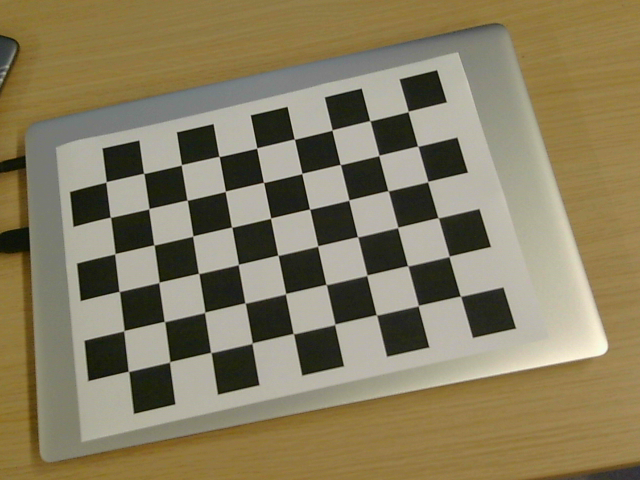
#> input picture output/intrinsics/image_1.png, 640 x 480 px; its folder holds only this picture in this run
$ python calibrate_intrinsics.py
#> lines starting #> are read from the running program, lines starting #| are printed output that depends on the picture; after the words box and inside, x2 and y2 are one past the last pixel; in counts of white or black regions, pixels touching at a corner belong together; long printed decimals are rounded
import cv2
import glob
import numpy as np
from pathlib import Path

# 使用的棋盘格内角点数量，等于方格数减去1
# 需要根据标定使用的棋盘格进行修改，棋盘格格子尺寸不影响相机内参的计算
chess_w = 9
chess_h = 6

# 存储角点在二维平面的坐标
objpoints = []
imgpoints = []
objp = np.zeros((chess_w * chess_h, 3), np.float32)
objp[:, :2] = np.mgrid[0:chess_w, 0:chess_h].T.reshape(-1, 2)

# 设置终止条件
criteria = (cv2.TERM_CRITERIA_EPS + cv2.TERM_CRITERIA_MAX_ITER, 30, 0.001)

# 设置采集的棋盘格图片路径
current_file = Path(__file__)
current_dir = current_file.resolve().parent
save_dir = str(current_dir) + "/output" + "/intrinsics/"
img_save_path = save_dir + "*.png"
images = glob.glob(img_save_path)

# 开始检测角点
time_pause = 2000  # 每张图片显示的时间(ms)
for fname in images:
    img = cv2.imread(fname)
#> img is the input picture: shape (480, 640, 3); mean B, G, R 95.3, 124.4, 134.7
    gray = cv2.cvtColor(img, cv2.COLOR_BGR2GRAY)
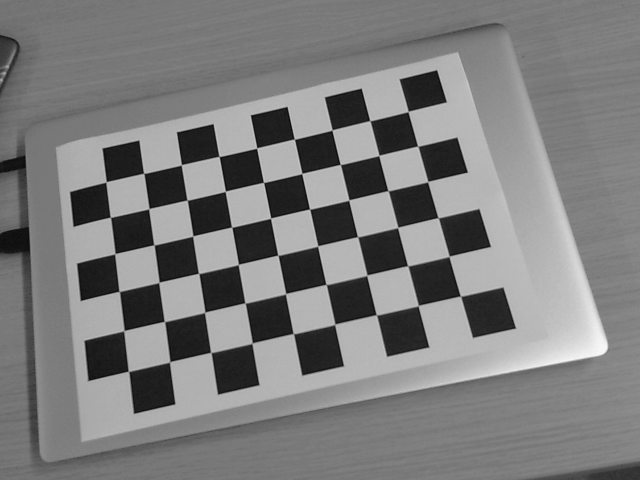
#> gray: shape (480, 640); min 12, max 246, mean 124.2
    ret, corners = cv2.findChessboardCorners(gray, (chess_w, chess_h), None)
#> ret = True; corners = 54 rows, first 8: [460.5, 296.1], [418.4, 305.6], [376.3, 314.7], [334.9, 324], [293.2, 333.5], [252.1, 343], [210.6, 352.4], [169.6, 361.9]

    if ret == True:
        objpoints.append(objp)
        corners2 = cv2.cornerSubPix(gray, corners, (11, 11), (-1, -1), criteria)
#> corners2 = 54 rows, first 8: [460.5, 296.1], [418.3, 305.6], [376.4, 314.8], [334.7, 324.3], [293.4, 333.6], [252.2, 343.2], [210.8, 352.5], [169.7, 361.9]
        imgpoints.append(corners)

        cv2.drawChessboardCorners(img, (chess_w, chess_h), corners2, ret)
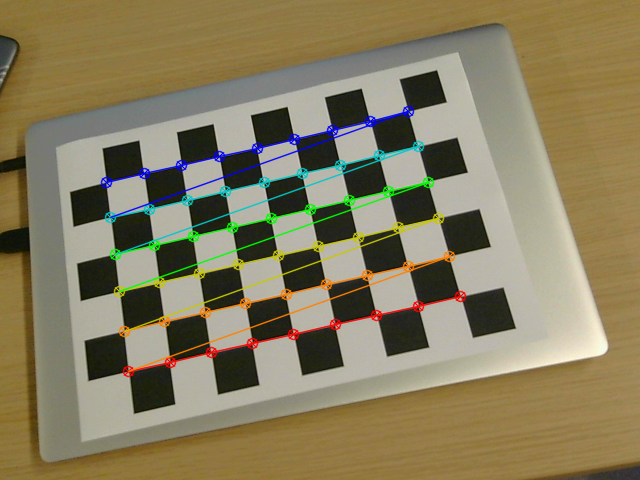
#> img: shape (480, 640, 3); 4.68% of pixels changed, all inside (x1, y1, x2, y2) = (100, 105, 467, 378)
        cv2.imshow("img", img)
        cv2.waitKey(time_pause)
    else:
        print("find no chessboard")

    cv2.destroyAllWindows()

# 计算相机内参
ret, mtx, dist, rvecs, tvecs = cv2.calibrateCamera(objpoints, imgpoints, gray.shape[::-1], None, None)
#> ret = 0.152; mtx = [[608.8, 0, 379.5], [0, 579.1, 177.5], [0, 0, 1]]; dist = [[0.137, -0.283, -0.0186, 0.013, 0.401]]; rvecs = ([0.0774, 0.429, 2.87],); tvecs = ([1.86, 2.89, 14.08],)

# 以字典的形式保存相机内参
intrinsics = {"mtx": mtx, "dist": dist}
#> intrinsics = {'mtx': [[608.8, 0, 379.5], [0, 579.1, 177.5], [0, 0, 1]], 'dist': [[0.137, -0.283, -0.0186, 0.013, 0.401]]}
save_file_path = save_dir + "intrinsics_params.npy"
np.save(save_file_path, intrinsics)


# 计算重投影误差
mean_error = 0
for i in range(len(objpoints)):
    imgpoints2, _ = cv2.projectPoints(objpoints[i], rvecs[i], tvecs[i], mtx, dist)
    error = cv2.norm(imgpoints[i], imgpoints2, cv2.NORM_L2)/len(imgpoints2)
    mean_error += error
#> this loop made 1 pass
#> (error, mean_error) on pass 1: (0.0206, 0.0206)
#> after the loop, mean_error = 0.0206
print("重投影平均误差:{}".format(mean_error/len(objpoints)))
#| 重投影平均误差:0.02063


print("去除畸变，显示校正后的图片")
h, w = gray.shape
#> h = 480; w = 640
newcameramtx, roi = cv2.getOptimalNewCameraMatrix(mtx, dist, (w, h), 0, (w, h))
#> newcameramtx = [[631, 0, 383.3], [0, 598.9, 172.4], [0, 0, 1]]; roi = (0, 0, 639, 479)
for fname in images:
    img = cv2.imread(fname)
    dst = cv2.undistort(img, mtx, dist, None, newcameramtx)
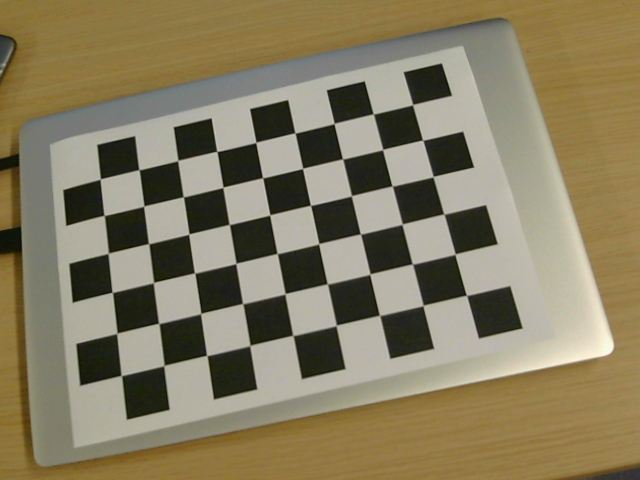
#> dst: shape (480, 640, 3); mean B, G, R 96.8, 124.6, 134.2
    x, y, w, h = roi
#> x = 0; y = 0; w = 639; h = 479
    dst = dst[y:y+h, x:x+w]
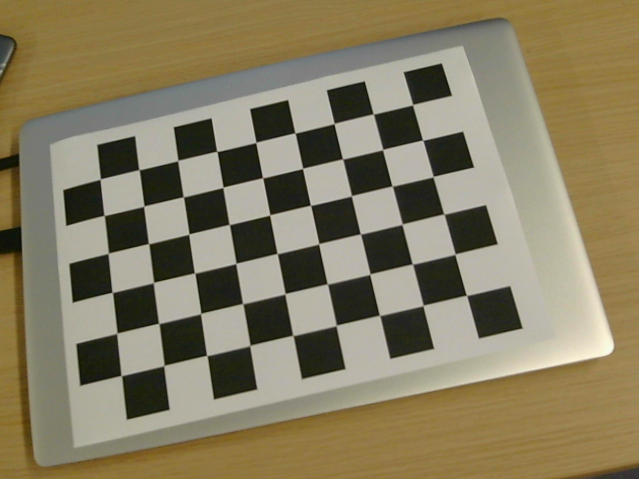
#> dst: shape (479, 639, 3); mean B, G, R 96.9, 124.7, 134.1
    cv2.imshow('img', dst)
    cv2.waitKey(time_pause)
    cv2.destroyAllWindows()

$ run again, on output/intrinsics/image_14.png
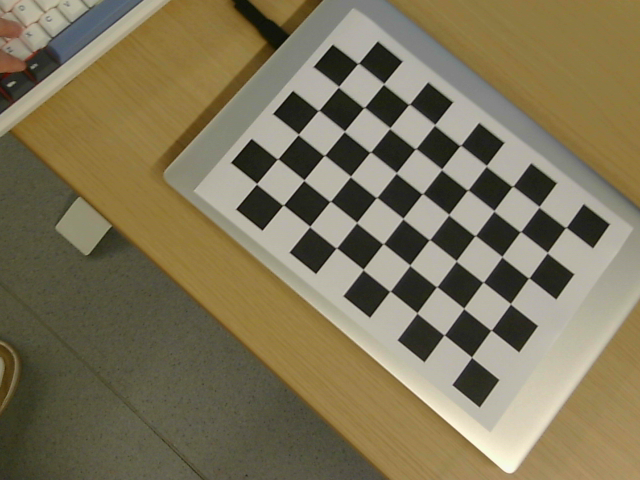
#> input picture output/intrinsics/image_14.png, 640 x 480 px
#> img is the input picture: shape (480, 640, 3); mean B, G, R 88.6, 116.3, 125.9
#> `gray = cv2.cvtColor(img, cv2.COLOR_BGR2GRAY)`:
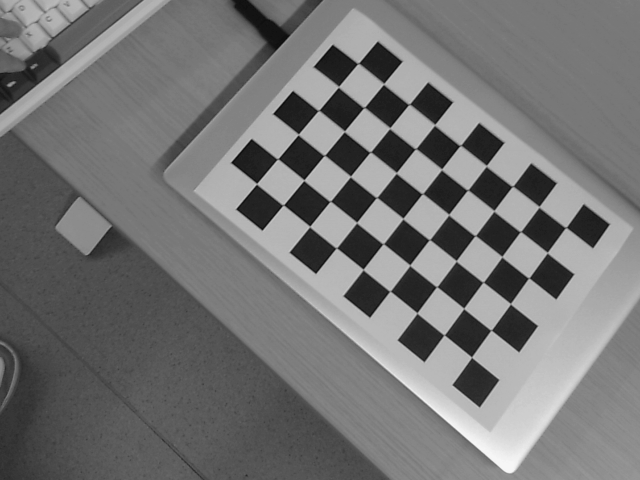
#> gray: shape (480, 640); min 12, max 246, mean 116
#> `ret, corners = cv2.findChessboardCorners(gray, (chess_w, chess_h), None)`: ret = True; corners = 54 rows, first 8: [471.5, 357.2], [444.1, 334.9], [417, 312.9], [389.9, 291.2], [363.1, 269.4], [336.3, 247.8], [309.7, 226.4], [283.3, 205]
#> corners2 = 54 rows, first 8: [471.5, 357.2], [444.2, 335], [417, 313], [390, 291.2], [363.1, 269.5], [336.4, 248], [309.7, 226.5], [283.2, 205.1]
#> img: shape (480, 640, 3); 3.75% of pixels changed, all inside (x1, y1, x2, y2) = (251, 57, 573, 364)
#> `ret, mtx, dist, rvecs, tvecs = cv2.calibrateCamera(objpoints, imgpoint..`: ret = 0.114; mtx = [[888.4, 0, 296.9], [0, 891.8, 235.3], [0, 0, 1]]; dist = [[0.257, -1.71, -0.00272, -0.00436, 12]]; rvecs = ([0.0738, -0.345, -2.44],); tvecs = ([5.05, 3.5, 25.83],)
#> intrinsics = {'mtx': [[888.4, 0, 296.9], [0, 891.8, 235.3], [0, 0, 1]], 'dist': [[0.257, -1.71, -0.00272, -0.00436, 12]]}
#> the loop `for i in range(len(objpoints)):` made 1 pass
#> (error, mean_error) on pass 1: (0.0155, 0.0155)
#> after the loop `for i in range(len(objpoints)):`: mean_error = 0.0155
#| 重投影平均误差:0.01548
#> newcameramtx = [[943.5, 0, 298.8], [0, 953.7, 235], [0, 0, 1]]; roi = (0, 0, 639, 479)
#> `x, y, w, h = roi`: x = 0; w = 639; h = 479
#> `dst = dst[y:y+h, x:x+w]`:
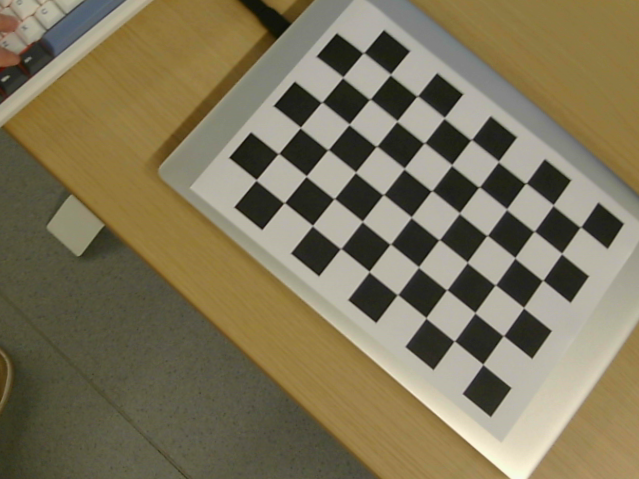
#> dst: shape (479, 639, 3); mean B, G, R 89.6, 116.6, 125.9

$ run again, on output/intrinsics/image_15.png
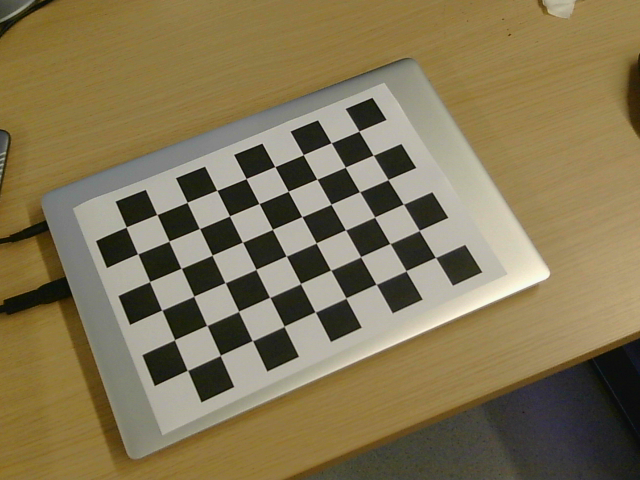
#> input picture output/intrinsics/image_15.png, 640 x 480 px
#> img is the input picture: shape (480, 640, 3); mean B, G, R 84.5, 117.5, 130.7
#> `gray = cv2.cvtColor(img, cv2.COLOR_BGR2GRAY)`:
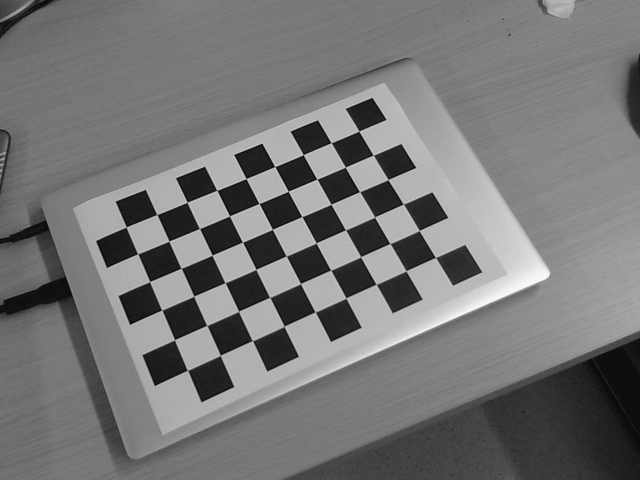
#> gray: shape (480, 640); min 10, max 246, mean 117.8
#> `ret, corners = cv2.findChessboardCorners(gray, (chess_w, chess_h), None)`: ret = True; corners = 54 rows, first 8: [435.4, 257.4], [406, 270.7], [376, 284.2], [345.9, 297.9], [315.1, 311.8], [284.1, 326.3], [252.4, 340.6], [220.3, 355.4]
#> corners2 = 54 rows, first 8: [435.5, 257.4], [406, 270.9], [376.2, 284.2], [346, 298.1], [315.2, 311.9], [284.2, 326.3], [252.4, 340.6], [220.3, 355.4]
#> img: shape (480, 640, 3); 3.87% of pixels changed, all inside (x1, y1, x2, y2) = (120, 125, 442, 377)
#> `ret, mtx, dist, rvecs, tvecs = cv2.calibrateCamera(objpoints, imgpoint..`: ret = 0.152; mtx = [[779.2, 0, 323.9], [0, 783.4, 225.2], [0, 0, 1]]; dist = [[0.254, -3.15, -0.0228, 0.0119, 23.43]]; rvecs = ([-0.155, 0.639, 2.62],); tvecs = ([3.34, 0.963, 23.44],)
#> intrinsics = {'mtx': [[779.2, 0, 323.9], [0, 783.4, 225.2], [0, 0, 1]], 'dist': [[0.254, -3.15, -0.0228, 0.0119, 23.43]]}
#> the loop `for i in range(len(objpoints)):` made 1 pass
#> (error, mean_error) on pass 1: (0.0208, 0.0208)
#> after the loop `for i in range(len(objpoints)):`: mean_error = 0.0208
#| 重投影平均误差:0.02075
#> newcameramtx = [[917.5, 0, 323.4], [0, 912.9, 225.7], [0, 0, 1]]; roi = (0, 0, 639, 479)
#> `x, y, w, h = roi`: x = 0; w = 639; h = 479
#> `dst = dst[y:y+h, x:x+w]`:
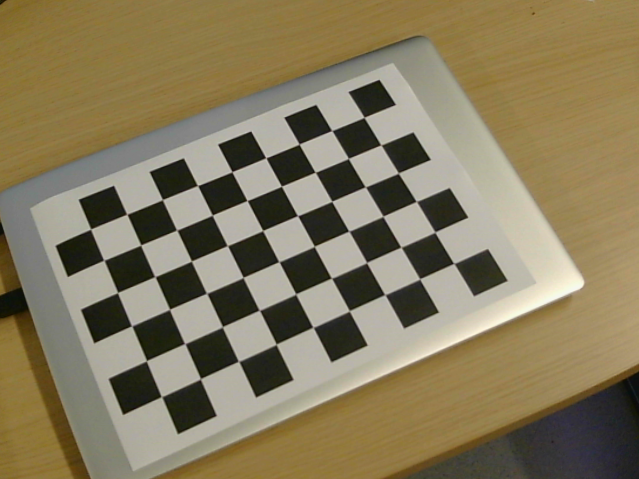
#> dst: shape (479, 639, 3); mean B, G, R 93.2, 122.6, 133.9

$ run again, on output/intrinsics/image_16.png
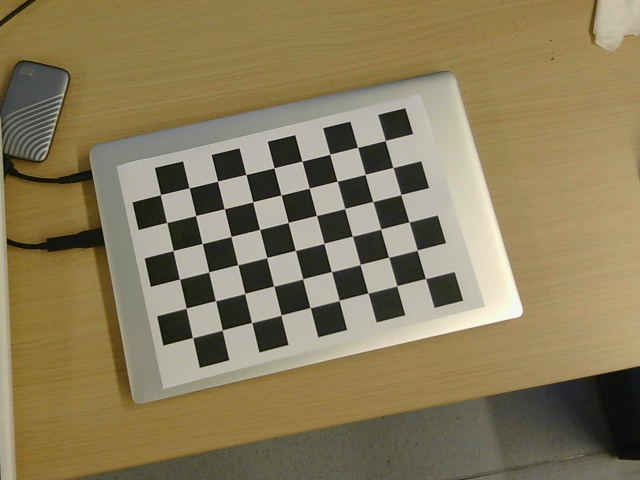
#> input picture output/intrinsics/image_16.png, 640 x 480 px
#> img is the input picture: shape (480, 640, 3); mean B, G, R 91.1, 123.7, 137
#> `gray = cv2.cvtColor(img, cv2.COLOR_BGR2GRAY)`:
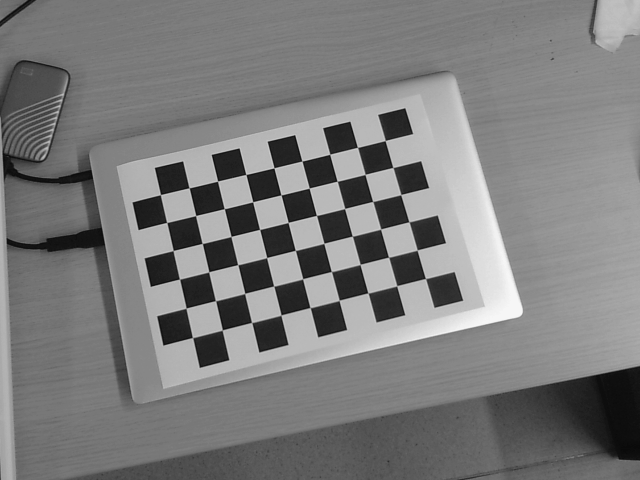
#> gray: shape (480, 640); min 10, max 246, mean 124
#> `ret, corners = cv2.findChessboardCorners(gray, (chess_w, chess_h), None)`: ret = True; corners = 54 rows, first 8: [425.5, 278.5], [396.7, 285.8], [367.9, 293], [339.2, 300.4], [310, 307.5], [281, 315], [251.6, 322.5], [222.3, 330]
#> corners2 = 54 rows, first 8: [425.5, 278.5], [396.7, 285.8], [368, 292.9], [339.2, 300.4], [310.1, 307.6], [281, 315.2], [251.6, 322.5], [222.3, 330.1]
#> img: shape (480, 640, 3); 3.73% of pixels changed, all inside (x1, y1, x2, y2) = (154, 135, 432, 345)
#> `ret, mtx, dist, rvecs, tvecs = cv2.calibrateCamera(objpoints, imgpoint..`: ret = 0.0938; mtx = [[1664.9, 0, 351.6], [0, 1862.9, 212.9], [0, 0, 1]]; dist = [[1.54, -127, -0.0278, 0.0241, 5000.7]]; rvecs = ([-0.136, 0.73, 2.8],); tvecs = ([2.47, 1.97, 56.02],)
#> intrinsics = {'mtx': [[1664.9, 0, 351.6], [0, 1862.9, 212.9], [0, 0, 1]], 'dist': [[1.54, -127, -0.0278, 0.0241, 5000.7]]}
#> the loop `for i in range(len(objpoints)):` made 1 pass
#> (error, mean_error) on pass 1: (0.0128, 0.0128)
#> after the loop `for i in range(len(objpoints)):`: mean_error = 0.0128
#| 重投影平均误差:0.01276
#> newcameramtx = [[2528.6, 0, 292], [0, 3110.8, 234.9], [0, 0, 1]]; roi = (0, 0, 639, 479)
#> `x, y, w, h = roi`: x = 0; w = 639; h = 479
#> `dst = dst[y:y+h, x:x+w]`:
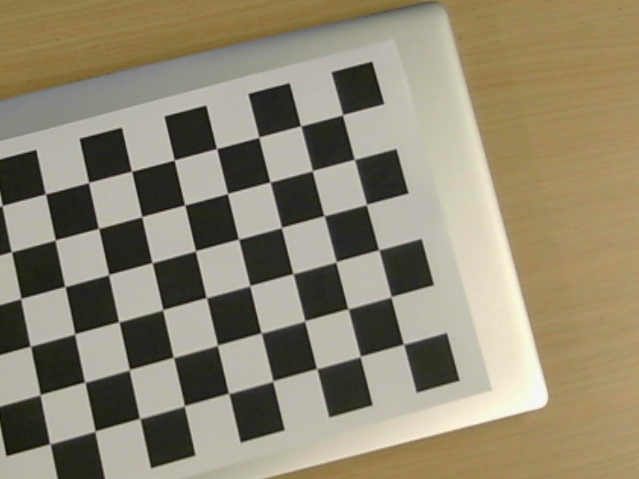
#> dst: shape (479, 639, 3); mean B, G, R 113, 135.4, 144

$ run again, on output/intrinsics/image_10.png
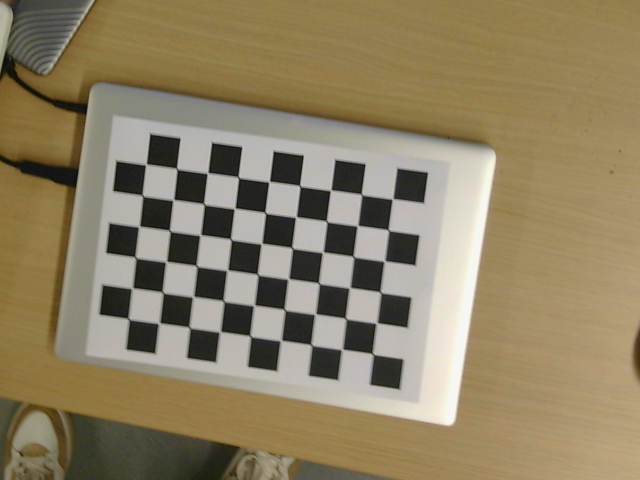
#> input picture output/intrinsics/image_10.png, 640 x 480 px
#> img is the input picture: shape (480, 640, 3); mean B, G, R 100.2, 129.5, 142.6
#> `ret, corners = cv2.findChessboardCorners(gray, (chess_w, chess_h), None)`: ret = True; corners = 54 rows, first 8: [372.8, 354.2], [341.9, 349.3], [311.5, 345], [280.8, 340.5], [250.3, 336.1], [219.9, 331.9], [189.4, 327.4], [159.1, 323.2]
#> corners2 = 54 rows, first 8: [372.6, 353.9], [341.9, 349.4], [311.3, 344.9], [280.8, 340.5], [250.2, 336.1], [219.9, 331.7], [189.4, 327.4], [159, 323.2]
#> img: shape (480, 640, 3); 3.98% of pixels changed, all inside (x1, y1, x2, y2) = (123, 158, 400, 361)
#> `ret, mtx, dist, rvecs, tvecs = cv2.calibrateCamera(objpoints, imgpoint..`: ret = 0.0772; mtx = [[2295.9, 0, 317.3], [0, 2358.8, 180.4], [0, 0, 1]]; dist = [[1.43, -45.15, -0.00927, 0.0243, 0.142]]; rvecs = ([-0.0728, 0.264, -3],); tvecs = ([1.78, 5.45, 74.61],)
#> intrinsics = {'mtx': [[2295.9, 0, 317.3], [0, 2358.8, 180.4], [0, 0, 1]], 'dist': [[1.43, -45.15, -0.00927, 0.0243, 0.142]]}
#> the loop `for i in range(len(objpoints)):` made 1 pass
#> (error, mean_error) on pass 1: (0.0105, 0.0105)
#> after the loop `for i in range(len(objpoints)):`: mean_error = 0.0105
#| 重投影平均误差:0.01051
#> newcameramtx = [[2321.3, 0, 320.5], [0, 2390.8, 179.4], [0, 0, 1]]; roi = (0, 0, 639, 479)
#> `x, y, w, h = roi`: x = 0; w = 639; h = 479
#> `dst = dst[y:y+h, x:x+w]`:
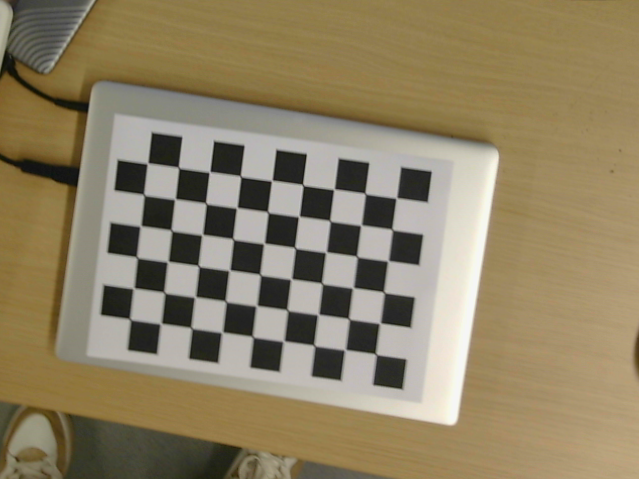
#> dst: shape (479, 639, 3); mean B, G, R 100.4, 129.5, 142.6
